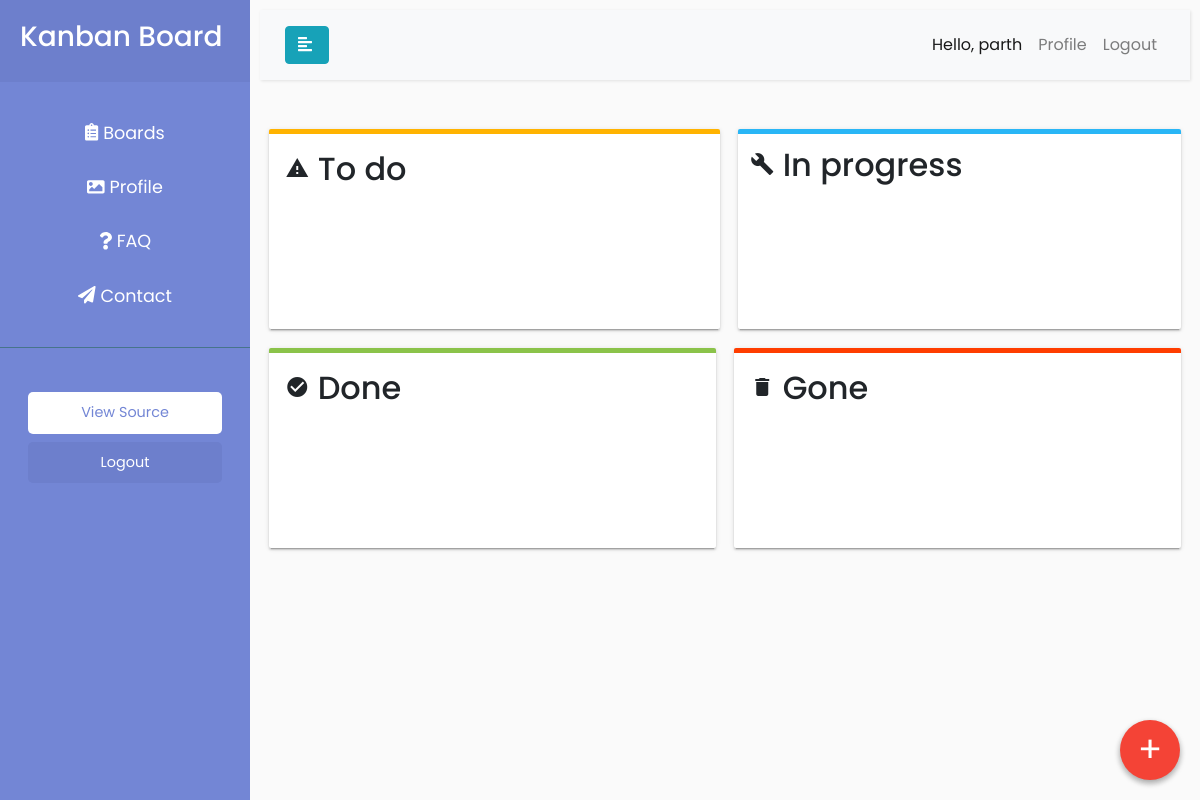
Before: /home/board/16 (signed in) with the older database file.
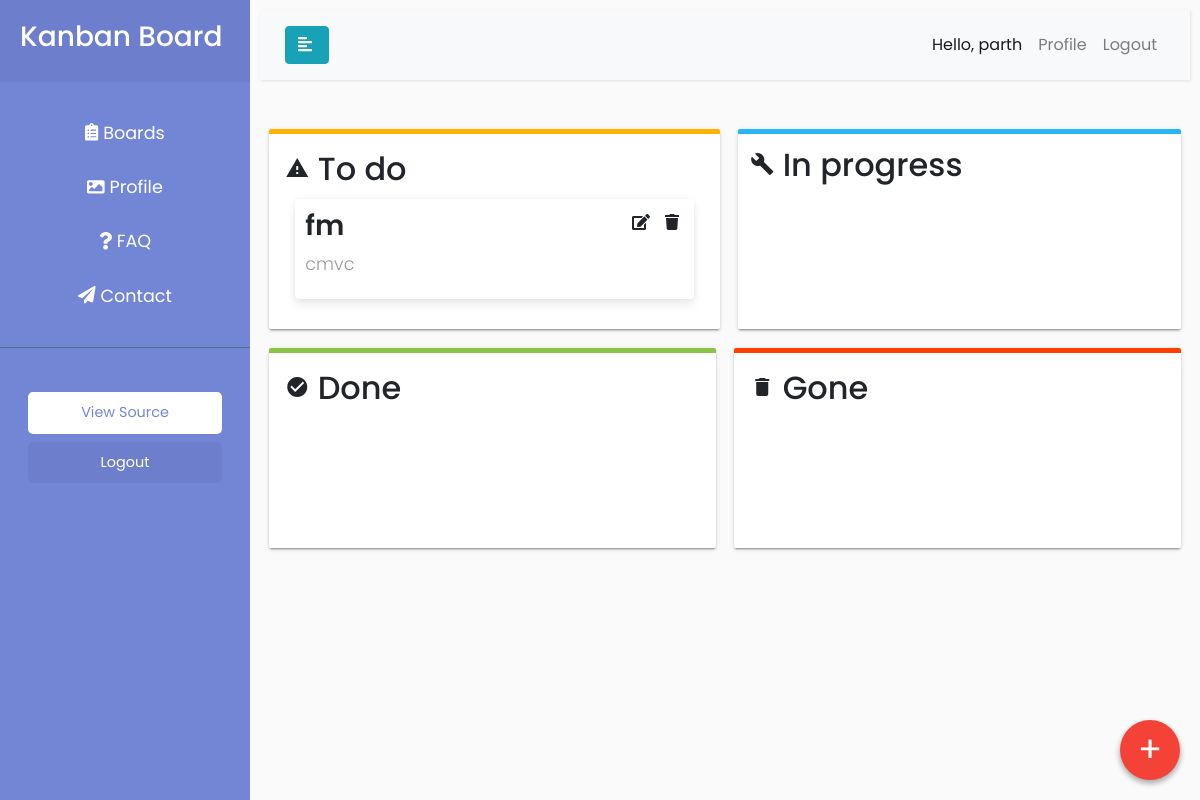
After: the same page with the newer database file.
### home/models.py (models this page shows)
class Card(models.Model):
    title = models.CharField(max_length=50)
    content = models.TextField()
    priority = models.CharField(max_length=6,
                                choices=PRIORITY_CHOICES,
                                default='medium')
    status = models.CharField(max_length=11,
                              choices=STATUS_CHOICES,
                              default='to do')
    color = models.CharField(max_length=6,
                             choices=COLOR_CHOICES,
                             default='white')
    created_at = models.DateTimeField(auto_now_add=True)
    updated_at = models.DateTimeField(auto_now=True)
    board = models.ForeignKey(Board, on_delete=models.CASCADE)
    def __str__(self):
        return str(self.id)

### home/views.py (the view, shortened to what this page needs)
# urls.py: path('board/<int:pk>', views.board_details, name='board'),
@login_required(login_url='login')
def board_details(request, pk):
    context = {}
    form = CardForm()
    context['form'] = form
    if request.user.is_authenticated:
        cards = Card.objects.filter(board=pk)
        context['cards'] = cards
        print(cards)
    return render(request, 'home/board_details.html', context)

### home/templates/home/board_details.html (shortened to what this page needs)
{% extends 'main.html' %} {% load static %} {% block content %}
<link rel="stylesheet" href="{% static 'styles/card.css' %}" />
<link rel="stylesheet" href="{% static 'styles/board_details.css' %}" />
<button
  class="kc_fab_main_btn"
  data-toggle="modal"
  data-target="#exampleModalCenter"
>
  +
</button>
<div class="content" style="margin: 10px; width: 100%">
  <nav class="navbar navbar-expand-lg navbar-light bg-light">
    <div class="container-fluid">
      <button type="button" id="sidebarCollapse" class="btn btn-info">
        <i class="fas fa-align-left"></i>
      </button>
      <div class="collapse navbar-collapse" id="navbarSupportedContent">
        <ul class="nav navbar-nav ml-auto">
          <li class="nav-item active">
            <a class="nav-link" href="#">Hello, {{user}}</a>
          </li>
          <li class="nav-item">
            <a class="nav-link" href="{% url 'profile' %}">Profile</a>
          </li>
          <li class="nav-item">
            <a class="nav-link" href="{% url 'logout' %}">Logout</a>
          </li>
        </ul>
      </div>
    </div>
  </nav>
  <div class="col_container">
    <ol class="kanban To-do">
      <h2><i class="material-icons">report_problem</i> To do</h2>
      {% for card in cards %} {% if card.status == "to do" %}
      <div>
        <div class="card_container kanbancard card-3">
          <div>
            <h3>{{card.title}}</h3>
            <p>{{card.content}}</p>
          </div>
          <div class="card_icons">
            <i class="fas fa-edit"></i>
            <i class="fas fa-trash"></i>
          </div>
        </div>
      </div>
      {% endif %} {% endfor %}
    </ol>
    <ol class="kanban progress">
      <h2><i class="material-icons">build</i> In progress</h2>
    </ol>
    <ol class="kanban Done">
      <h2><i class="material-icons">check_circle</i> Done</h2>
    </ol>
    <ol class="kanban Gone">
      <h2><i class="material-icons">delete</i> Gone</h2>
    </ol>
  </div>
  {% endblock content %}

Changed rows visible on the page:
added Card: title "fm", content "cmvc"
